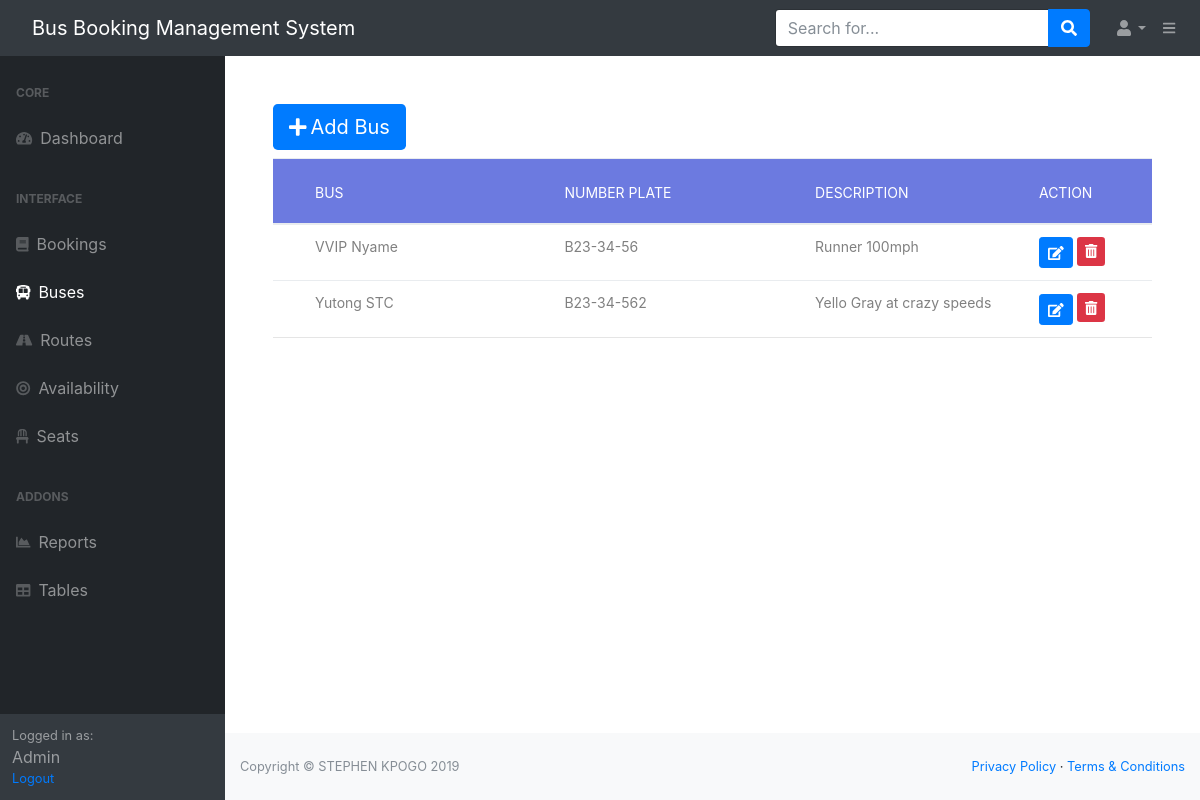
/buses (signed in), run on an earlier commit of the app's database.
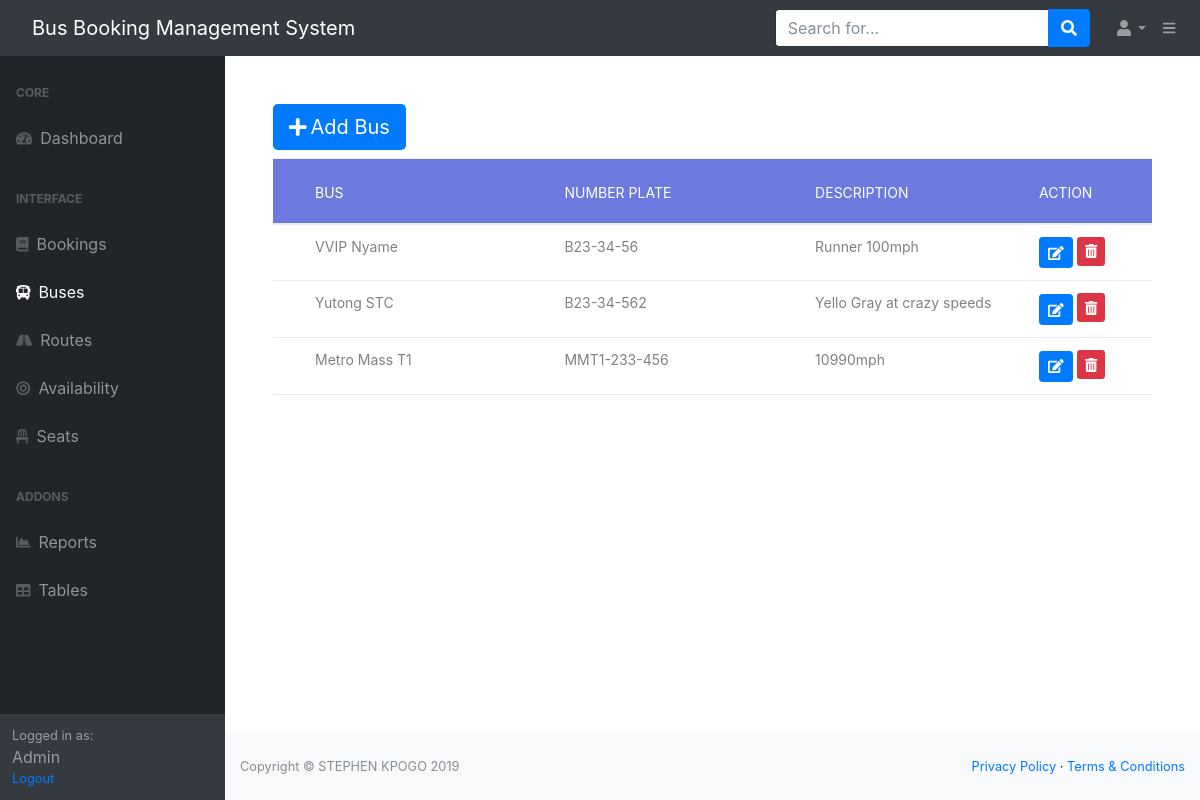
And on a later commit of the database.
### bbs/models.py (models this page shows, shortened)
class Buses(db.Model):
    id = db.Column(db.Integer, primary_key=True)
    name = db.Column(db.String(60), unique=True, nullable=False)
    number = db.Column(db.String(20), unique=True, nullable=False)
    description = db.Column(db.String(200), nullable=False)
    image_file = db.Column(db.String(60), nullable=False,default='default_bus.jpg')
    bookings = db.relationship('Booking', backref='bus')
    availability = db.relationship('Availability', backref='bus')

### bbs/admin/routes.py (the view, shortened to what this page needs)
@myadmin.route('/buses',methods=['GET','POST'])
@roles_required('admin')
def buses():
    form = AddBusForm()
    buses = Buses.query.all()
    return render_template('/admin/buses.html',buses=buses,form=form)

### bbs/forms.py
class AddBusForm(FlaskForm):
    name = StringField('Bus Name', validators=[DataRequired(),Length(min=3,max=40)])
    number_plate = StringField('Number Plate', validators=[DataRequired()])
    description = TextAreaField('Short Description',validators=[DataRequired()])
    picture = FileField('Add Picture', validators=[FileAllowed(['jpg','png'])])
    submit = SubmitField('Add Bus')

### bbs/templates/admin/buses.html (shortened to what this page needs)
{% extends "admin/admin_layout.html"%}
{% block content%}
<div class="table100 ver3 m-b-110 ml-5 mr-5 mt-5">
    <div class="mt-5 mb-2 ">
        <button type="button" class="btn-lg btn-primary" data-toggle="modal" data-target="#AddBusModal">
            <i class="fas fa-plus mr-1"></i>Add Bus</button>
     </div>
<table class="table table-hover">
  <thead>
    <tr class="row100 head">
      <th class="column100 column1" data-column="column2">Bus</th>
      <th class="column100 column1" data-column="column2">Number Plate</th>
      <th class="column100 column1" data-column="column2">Description</th>
      <th class="column100 column8" data-column="column8">Action</th>
    </tr>
  </thead>
  <tbody>
    {% for bus in buses%}
    <tr class="">
      <td class="column100 column1" data-column="column1">{{bus.name}}</td>
      <td class="column100 column1" data-column="column1">{{bus.number}}</td>
      <td class="column100 column1" data-column="column1">{{bus.description}}</td>
     <td class="column100 column8" data-column="column8"><a class="btn btn-sm btn-primary" href="{{url_for('myadmin.edit_bus',id=bus.id)}}">
      <i class="fas fa-edit"></i></a>
         <a type="button" class="btn-sm btn-danger" href="{{url_for('myadmin.delete',id=bus.id)}}"> <i class="fas fa-trash-alt"></i></a></td>
    </tr>
    {% endfor %}
  </tbody>
</table>
</div>
{% endblock content%}

What changed in the data, as far as the page shows it:
added Buses: name "Metro Mass T1", number "MMT1-233-456", description "10990mph"
